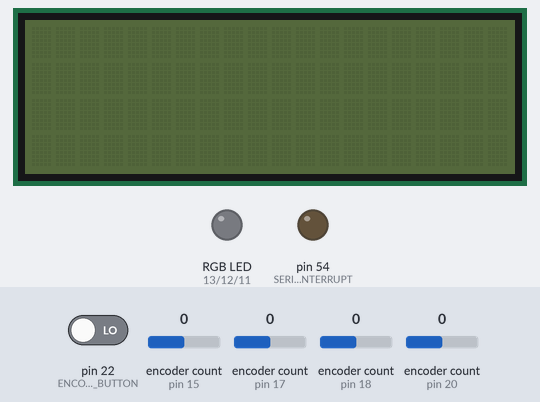
A sketch run on a simulated Arduino Mega 2560, built with avr-gcc and run on an emulated ATmega2560. Shown: 20×4 character LCD, an RGB LED mixed from three pins (HIGH = lit), output pins drawn as LEDs (lit = HIGH). The inputs (shaded band) are chosen by the test bench; at power-on: encoder count (sensors on pin 15, pin 17, pin 18, pin 20) 0, pin 22 (ENCODER_CONTROL_BUTTON) LOW. What the sketch prints to the serial monitor is not drawn.

Above: at 0.8 s.
0.9 s: encoder count (sensor on pin 15) set to -1
At 2.5 s:
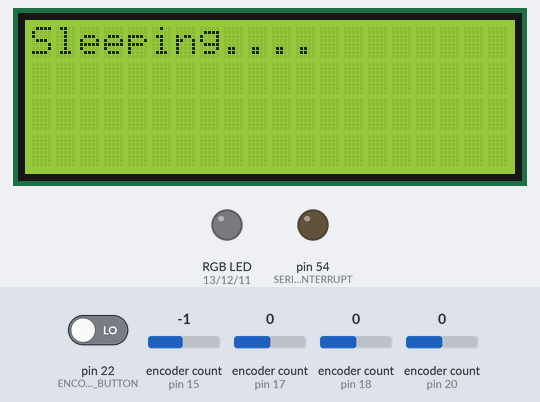
At 3.3 s:
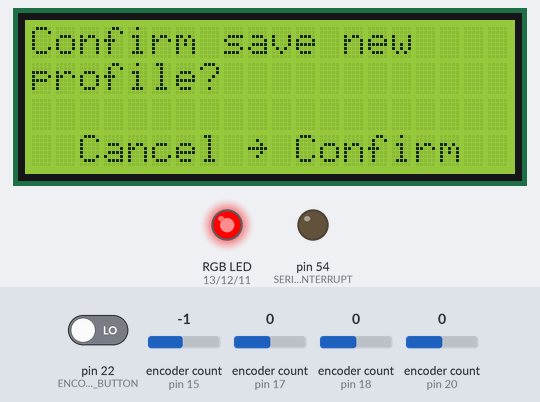
3.9 s: pin 22 (ENCODER_CONTROL_BUTTON) driven HIGH
At 4.8 s:
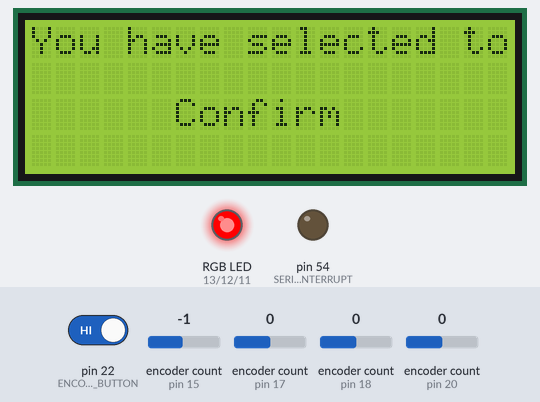
Timing chart, 0 to 6.9 s (numbered marks = the images above; inputs shaded):
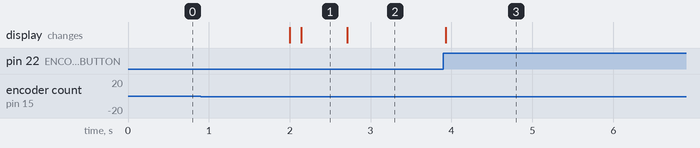

The sketch:

Roo.ino
```cpp
// INCLUDES

#include <Wire.h>
#include <LCD.h>
#include <LiquidCrystal_I2C.h>
#include <Adafruit_MPR121.h>
#include <RotaryEncoder.h>
#include "FastLED.h"

// STRUCTS

struct Switches {
  bool kitchenMain = true;
  bool bedMain = true;
  bool topCubbyLED = true;
  bool bedCubbyLED = true;
  bool kitchenLED = true;
  bool bedLED = true;
}; //Switches

struct RGBValue {
  byte r = byte(255);
  byte g = byte(255);
  byte b = byte(255);
}; //RGBValue

struct LEDSettings {
  RGBValue kitchenMain;
  RGBValue bedMain;
  RGBValue topCubbyLED;
  RGBValue bedCubbyLED;
  RGBValue kitchenLED;
  RGBValue bedLED;
}; //LedSettings


// DEFINES - LIGHTING OUTPUT LED

#define TOP_CUBBY_LEDS 2 // ***FIXME*** needs real number
#define BED_CUBBY_LEDS 2 // ***FIXME*** needs real number
#define KITCHEN_LEDS 58 // ***FIXME*** needs real number
#define BED_LEDS 58 // ***FIXME*** needs real number
#define TOP_CUBBY_LEDS_DATA_PIN 1 // ***FIXME*** needs real number
#define BED_CUBBY_LEDS_DATA_PIN 2 // ***FIXME*** needs real number
#define KITCHEN_LEDS_DATA_PIN 3 // ***FIXME*** needs real number
#define BED_LEDS_DATA_PIN 4 // ***FIXME*** needs real number

// DEFINES - LIGHTING CONTROL LED

#define ENCODER_MULTIPLIER 11
#define ENCODER_LED_RED 13
#define ENCODER_LED_GREEN 12
#define ENCODER_LED_BLUE 11

// DEFINES - CAPACITIVE TOUCH

#define CAPACITIVE_TOUCH 6 // ***FIXME*** needs real number

// DEFINES - CONTROL ENCODER

#define ENCODER_CONTROL_BUTTON 22 // ***FIXME*** needs real number

// DEFINES - INDICATOR LEDS

#define TOP_CUBBY_LEDS_RGB_INDICATOR 8 // ***FIXME*** needs real number
#define BED_CUBBY_LEDS_RGB_INDICATOR 9 // ***FIXME*** needs real number
#define KITCHEN_LEDS_RGB_INDICATOR 10 // ***FIXME*** needs real number
#define BED_LEDS_RGB_INDICATOR 11 // ***FIXME*** needs real number
#define TOP_CUBBY_LEDS_EDIT_INDICATOR 12 // ***FIXME*** needs real number
#define BED_CUBBY_LEDS_EDIT_INDICATOR 13 // ***FIXME*** needs real number
#define KITCHEN_LEDS_EDIT_INDICATOR 14 // ***FIXME*** needs real number
#define BED_LEDS_EDIT_INDICATOR 15 // ***FIXME*** needs real number

// DEFINES - LCD

#define LCD_I2C_ADDR 0x27  // Define I2C Address where the PCF8574A is
#define LCD_BACKLIGHT_PIN     3
#define LCD_EN_PIN  2
#define LCD_RW_PIN  1
#define LCD_RS_PIN  0
#define LCD_D4_PIN  4
#define LCD_D5_PIN  5
#define LCD_D6_PIN  6
#define LCD_D7_PIN  7

// DEFINES - SERIAL INTERRUPTS

#define SERIAL_SEND_INTERRUPT 54
#define SERIAL_RECEIVE_INTERRUPT 55

// INSTANTIATIONS - LIGHTING OUTPUT

CRGB topCubbyLeds[TOP_CUBBY_LEDS];
CRGB bedCubbyLeds[BED_CUBBY_LEDS];
CRGB kitchenLeds[KITCHEN_LEDS];
CRGB bedLeds[BED_LEDS];

// INSTANTIATIONS - LIGHTING CONTROL

RotaryEncoder encoderR(15, 14);
RotaryEncoder encoderG(17, 16);
RotaryEncoder encoderB(18, 19);

// INSTANTIATIONS - CAPACITIVE TOUCH

Adafruit_MPR121 capacitiveTouch = Adafruit_MPR121();

// INTANTIATIONS - CONTROL ENCODER

RotaryEncoder controlEncoder(20, 21); // ***FIXME*** needs real number

// INSTANTIATIONS - LCD

LiquidCrystal_I2C  lcd(LCD_I2C_ADDR,LCD_EN_PIN,LCD_RW_PIN,LCD_RS_PIN,LCD_D4_PIN,LCD_D5_PIN,LCD_D6_PIN,LCD_D7_PIN);

// VARIABLES - CAPACITIVE TOUCH

volatile uint16_t lasttouched = 0;
volatile uint16_t currtouched = 0;

// VARIABLES - CONTROL ENCODER

volatile int controlEncoderCurrentPosition = 0;

// VARIABLES - LIGHTING

volatile Switches currentSwitches;
volatile LEDSettings currentLEDSettings;


void setup() {

  // CALIBRATION DELAY

  delay(2000);

  Serial.begin(57600);
  while (!Serial) {
    ; // wait for serial port to connect. Needed for native USB port only
  }

  char currentString[20] = {"bob"};
  char *currentStringPtr = &currentString[20];
  //lightingProfile[0] = currentStringPtr;


  //SETUP LIGHTING OUTPUT LED

  FastLED.addLeds<WS2811, TOP_CUBBY_LEDS_DATA_PIN, BRG>(topCubbyLeds, TOP_CUBBY_LEDS);
  FastLED.addLeds<WS2811, BED_CUBBY_LEDS_DATA_PIN, BRG>(bedCubbyLeds, BED_CUBBY_LEDS);
  FastLED.addLeds<WS2811, KITCHEN_LEDS_DATA_PIN, BRG>(kitchenLeds, KITCHEN_LEDS);
  FastLED.addLeds<WS2811, BED_LEDS_DATA_PIN, BRG>(bedLeds, BED_LEDS);

  //SETUP LIGHTING CONTROL LED

  pinMode(ENCODER_LED_RED, OUTPUT);
  pinMode(ENCODER_LED_GREEN, OUTPUT);
  pinMode(ENCODER_LED_BLUE, OUTPUT);

  // SETUP - CAPACITIVE TOUCH

  if (!capacitiveTouch.begin(0x5A)) {
    Serial.println("MPR121 not found, check wiring?");
    while (1);
  }
  Serial.println("MPR121 found!");

  // SETUP CAPACITIVE TOUCH

  pinMode(CAPACITIVE_TOUCH, INPUT);

  // SETUP INTERRUPTS - INITIAL

  attachInterrupts();

  // SETUP CONTROL BUTTON

  pinMode(ENCODER_CONTROL_BUTTON, INPUT);

  // SETUP SERIAL INTERRUPTS

  pinMode(SERIAL_SEND_INTERRUPT, OUTPUT);
  pinMode(SERIAL_RECEIVE_INTERRUPT, INPUT);

  // SETUP LCD
  lcd.begin (20,4);

  // Switch on the backlight
  lcd.setBacklightPin(LCD_BACKLIGHT_PIN,POSITIVE);
  lcd.setBacklight(HIGH);
  lcd.home();

  formatStringToLCD("        ROO           Lighting Control         V:0.1");

  //delay(5000);
  lcd.clear();

  formatStringToLCD("Sleeping....");

  delay(500);
  lcd.clear();

  lcd.setBacklight(LOW);

  waitForConfirmOrCancel("Confirm save new    profile?");


} // setup()

void loop() {
  // put your main code here, to run repeatedly:

} // loop()


//Need Function To Get Pressed Button or Touched Sensor

//lightingControl

//Detach Interrupts
//Begin Listen Loop for Button Activations

//SWITCH

//CASE

// Light Switches
// Colour Edit Buttons
// Control Button


void loadProfiles(){};

bool waitForConfirmOrCancel(char msg[]){

  analogWrite(ENCODER_LED_RED,255); //TEMP CALL TO ACTIVATE LED-BUTTON BREAKOUT

  bool currentSelection = false;
  lcd.clear();
  lcd.setBacklight(HIGH);
  formatStringToLCD(msg);
  lcd.setCursor(0,4);
  lcd.print(char(126));
  lcd.print(" Cancel");
  lcd.setCursor(9,4);
  lcd.print(char(17));
  lcd.print(" Confirm");

  while(1){

    int encoderDirection = getEncoderDirection();

    if(encoderDirection == -1){

      currentSelection = false;
      lcd.setCursor(0,4);
      lcd.print(char(126));
      lcd.print(" Cancel");
      lcd.setCursor(9,4);
      lcd.print(char(17));
      lcd.print(" Confirm");

    }else if(encoderDirection == 1){

      currentSelection = true;
      lcd.setCursor(0,4);
      lcd.print(char(17));
      lcd.print(" Cancel");
      lcd.setCursor(9,4);
      lcd.print(char(126));
      lcd.print(" Confirm");

    }

    if(digitalRead(ENCODER_CONTROL_BUTTON)){

      lcd.clear();
      lcd.print("You have selected to");
      lcd.setCursor(6,2);
      lcd.print(currentSelection ? "Confirm" : " Cancel");

      return currentSelection;
    }
  }


} // waitForConfirmOrCancel()


int getEncoderDirection(){

  encoderR.tick();

  int newPos = encoderR.getPosition();

  if(controlEncoderCurrentPosition == newPos){

    controlEncoderCurrentPosition = newPos;
    return 0;

  }else if ( controlEncoderCurrentPosition < newPos){

    controlEncoderCurrentPosition = newPos;
    return -1;
  }else{

    controlEncoderCurrentPosition = newPos;
    return 1;
  }
}

void saveProfile(){};

void lightingControl(){

  // Detach Interrupts

  detachInterrupts();

  while(1){  // Listen Loop


  }

} // lightingControl()


void editLedColour(){

  static int posR = 0;
  static int posG = 0;
  static int posB = 0;
  static int lumR = 0;
  static int lumG = 0;
  static int lumB = 0;
  encoderR.tick();
  encoderG.tick();
  encoderB.tick();

  int newPosR = encoderR.getPosition();
  int newPosG = encoderG.getPosition();
  int newPosB = encoderB.getPosition();

  if (posR != newPosR) {
    if(newPosR > posR){
      lumR += ENCODER_MULTIPLIER;
      lumR > 255 ? lumR = 255 : lumR;
    }else{
      lumR -= ENCODER_MULTIPLIER;
      lumR < 0 ? lumR = 0 : lumR;
    }
    posR = newPosR;
  }

  if (posG != newPosG) {
    if(newPosG > posG){
      lumG += ENCODER_MULTIPLIER;
      lumG > 255 ? lumG = 255 : lumG;
    }else{
      lumG -= ENCODER_MULTIPLIER;
      lumG < 0 ? lumG = 0 : lumG;
    }
    posG = newPosG;
  }

  if (posB!= newPosB) {
    if(newPosB > posB){
      lumB += ENCODER_MULTIPLIER;
      lumB > 255 ? lumB = 255 : lumB;
    }else{
      lumB -= ENCODER_MULTIPLIER;
      lumB < 0 ? lumB = 0 : lumB;
    }

    Serial.println(lumB);
    posB = newPosB;

  }

  analogWrite(ENCODER_LED_RED, lumR);
  analogWrite(ENCODER_LED_GREEN, lumG);
  analogWrite(ENCODER_LED_BLUE, lumB);

} // editLedColour()

void getTouched(){

  currtouched = capacitiveTouch.touched();

  for (uint8_t i=0; i<12; i++) {
    // it if *is* touched and *wasnt* touched before, alert!
    if ((currtouched & _BV(i)) && !(lasttouched & _BV(i)) ) {
      Serial.print(i); Serial.println(" touched");
    }
    // if it *was* touched and now *isnt*, alert!
    if (!(currtouched & _BV(i)) && (lasttouched & _BV(i)) ) {
      Serial.print(i); Serial.println(" released");
    }
  }
} // getTouched()


void attachInterrupts(){

   attachInterrupt(digitalPinToInterrupt(CAPACITIVE_TOUCH), lightingControl, RISING);
   attachInterrupt(digitalPinToInterrupt(CAPACITIVE_TOUCH), lightingControl, RISING);

}

void detachInterrupts(){

  detachInterrupt(CAPACITIVE_TOUCH);

}

void formatStringToLCD(char wrapString[]) {
   int lineCount = 0;
   int lineNumber = 0;
   byte stillProcessing = 1;
   byte charCount = 1;
   lcd.clear();
   lcd.setCursor(0,0);

   while(stillProcessing) {
        if (++lineCount > 20) {    // have we printed 20 characters yet (+1 for the logic)
             lineNumber += 1;
             lcd.setCursor(0,lineNumber);   // move cursor down
             lineCount = 1;
        }

        lcd.print(wrapString[charCount - 1]);

        if (!wrapString[charCount]) {   // no more chars to process?
             stillProcessing = 0;
        }
        charCount += 1;
   }
} // formatStringForLCD

void requestProfiles(char *profile[]){

  digitalWrite(SERIAL_SEND_INTERRUPT, HIGH);
  digitalWrite(SERIAL_SEND_INTERRUPT, LOW);
  static int timeoutCounter = millis();

  while(1){

    if(digitalRead(SERIAL_RECEIVE_INTERRUPT)){
       continue;
    }else if(millis() > (timeoutCounter + 5000)){
       lcd.clear();
       lcd.print("ERROR:              Connection Timed Out");
       delay(5000);
       return;
    }

  }

  Serial.write("profiles");

  if(Serial.available() > 0) {

    // read the incoming byte:
    digitalWrite(SERIAL_SEND_INTERRUPT, HIGH);
    digitalWrite(SERIAL_SEND_INTERRUPT, LOW);
    return Serial.readString();

  }else{
    lcd.clear();
    lcd.print("ERROR:              No Data Received");
    delay(5000);
    return;
  }

  char currentString[20] = {"bob"};
  char *currentStringPtr = &currentString[20];
  *profile[0] = currentStringPtr;


}// requestProfiles()

class LightingProfile{

  char *profileName;
  Switches profileSwitches;
  LEDSettings profileLEDValues;

  public:
    LightingProfile(){

    }
    LightingProfile ( char profileName_[],
                      Switches profileSwitches_,
                      LEDSettings profileLEDValues_
                      ){

      profileName = profileName_;
      profileSwitches = profileSwitches_;
      profileLEDValues = profileLEDValues_;

    }


    Switches getSwitchValues() {
      return profileSwitches;
    };

    void setSwitchValues(Switches target, bool source[]) {
      profileSwitches.kitchenMain = source[0];
      profileSwitches.bedMain = source[1];
      profileSwitches.topCubbyLED = source[2];
      profileSwitches.bedCubbyLED = source[3];
      profileSwitches.kitchenLED = source[4];
      profileSwitches.bedLED = source[5];
    }

    void setRGBValues(RGBValue target, byte source[]){
      target.r = source[0];
      target.g = source[1];
      target.b = source[2];
    }
};
```

Measured:
- after the input at 0.9 s, the display: first differs from a run without the input after 1.8 s (image 2)
- after the input at 3.9 s, the display: changes at once (image 3)
- what the display in image 1 shows lasts 0.6 s, from 2.1 s to 2.7 s
